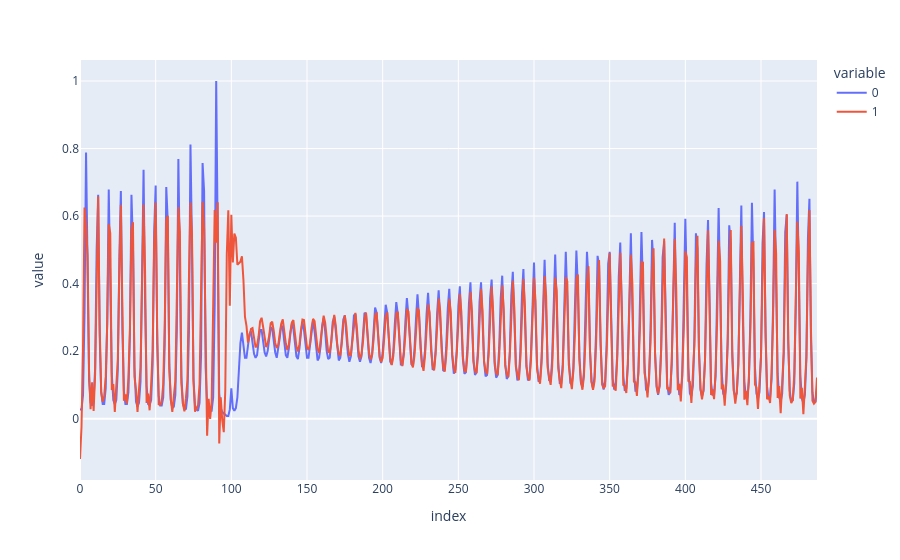

The notebook cell this image was saved under:
### Markdown cell above
use dev set
use simple regession model as baseline

### Code cell
from sklearn.linear_model import LinearRegression

clf = LinearRegression().fit(X[:500],Y[:500])
y_pred = clf.predict(X[500:])
print(clf.score(X= X[500:], y = Y[500:]))
px.line(zip(Y[500:], y_pred))

### Figure 1 — Plotly figure (JSON) as saved in the notebook; plotly's stock layout.template omitted (floating-point values rounded to 4 significant figures; data arrays with more than 128 entries replaced by an {"elided": "..."} marker saying what was removed)
{"data": [{"hovertemplate": "variable=0<br>index=%{x}<br>value=%{y}<extra></extra>", "legendgroup": "0", "line": {"color": "#636efa", "dash": "solid"}, "marker": {"symbol": "circle"}, "mode": "lines", "name": "0", "orientation": "v", "showlegend": true, "type": "scatter", "x": {"elided": "488 int values"}, "xaxis": "x", "y": {"elided": "488 float values"}, "yaxis": "y"}, {"hovertemplate": "variable=1<br>index=%{x}<br>value=%{y}<extra></extra>", "legendgroup": "1", "line": {"color": "#EF553B", "dash": "solid"}, "marker": {"symbol": "circle"}, "mode": "lines", "name": "1", "orientation": "v", "showlegend": true, "type": "scatter", "x": {"elided": "488 int values"}, "xaxis": "x", "y": {"elided": "488 float values"}, "yaxis": "y"}], "layout": {"legend": {"title": {"text": "variable"}, "tracegroupgap": 0}, "margin": {"t": 60}, "xaxis": {"anchor": "y", "domain": [0, 1], "title": {"text": "index"}}, "yaxis": {"anchor": "x", "domain": [0, 1], "title": {"text": "value"}}}}
